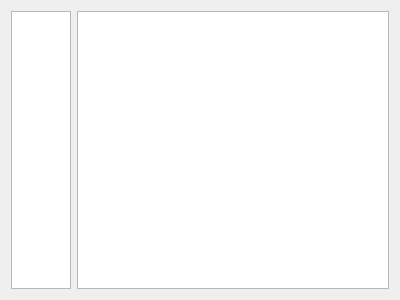
<?xml version="1.0" encoding="UTF-8"?>
<ui version="4.0">
 <class>reccPianoRoll</class>
 <widget class="QWidget" name="reccPianoRoll">
  <property name="geometry">
   <rect>
    <x>0</x>
    <y>0</y>
    <width>400</width>
    <height>300</height>
   </rect>
  </property>
  <property name="windowTitle">
   <string>Form</string>
  </property>
  <layout class="QHBoxLayout" name="horizontalLayout">
   <item>
    <widget class="reccPianoImage" name="widget">
     <property name="sizePolicy">
      <sizepolicy hsizetype="Fixed" vsizetype="Preferred">
       <horstretch>0</horstretch>
       <verstretch>0</verstretch>
      </sizepolicy>
     </property>
     <property name="minimumSize">
      <size>
       <width>60</width>
       <height>0</height>
      </size>
     </property>
     <property name="maximumSize">
      <size>
       <width>60</width>
       <height>16777215</height>
      </size>
     </property>
    </widget>
   </item>
   <item>
    <widget class="reccPianoRollInputArea" name="widget_2">
     <property name="sizePolicy">
      <sizepolicy hsizetype="MinimumExpanding" vsizetype="Expanding">
       <horstretch>0</horstretch>
       <verstretch>0</verstretch>
      </sizepolicy>
     </property>
    </widget>
   </item>
  </layout>
 </widget>
 <customwidgets>
  <customwidget>
   <class>reccPianoImage</class>
   <extends>QGraphicsView</extends>
   <header>reccPianoImage.h</header>
   <container>1</container>
  </customwidget>
  <customwidget>
   <class>reccPianoRollInputArea</class>
   <extends>QGraphicsView</extends>
   <header>reccPianoRollInputArea.h</header>
   <container>1</container>
  </customwidget>
 </customwidgets>
 <resources/>
 <connections/>
</ui>
